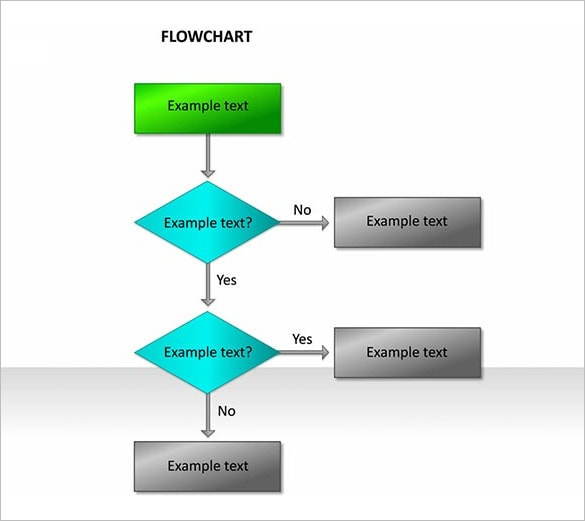
#> input picture test.jpg, 585 x 521 px
$ python shape_detect.py
#> lines starting #> are read from the running program, lines starting #| are printed output that depends on the picture; after the words box and inside, x2 and y2 are one past the last pixel; in counts of white or black regions, pixels touching at a corner belong together
import cv2
import imutils
class ShapeDetector:
	def __init__(self):
		pass

	def detect(self, c):
		shape = "unidentified"
		peri = cv2.arcLength(c, True)
		approx = cv2.approxPolyDP(c, 0.04 * peri, True)
		if len(approx) == 3:
			shape = "triangle"

		elif len(approx) == 4:
			(x, y, w, h) = cv2.boundingRect(approx)
			ar = w / float(h)
			shape = "square" if ar >= 0.95 and ar <= 1.05 else "rectangle"

		# if the shape is a pentagon, it will have 5 vertices


		elif len(approx) == 5:
			shape = "pentagon"

		# otherwise, we assume the shape is a circle

		elif len(approx) >= 9:
			shape = "circle"

		# return the name of the shape
		return shape

image = cv2.imread("test.jpg")
#> image is the input picture: shape (521, 585, 3); mean B, G, R 233.3, 237.8, 226.3
resized = imutils.resize(image, width=300)
ratio = image.shape[0] / float(resized.shape[0])
#> ratio = 1.95

# convert the resized image to grayscale, blur it slightly,
# and threshold it
gray = cv2.cvtColor(resized, cv2.COLOR_BGR2GRAY)
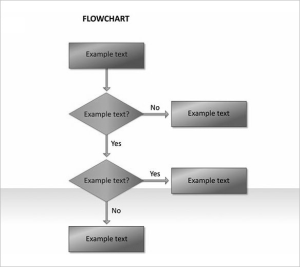
#> gray: shape (267, 300); min 5, max 255, mean 233.8
blurred = cv2.GaussianBlur(gray, (5, 5), 0)
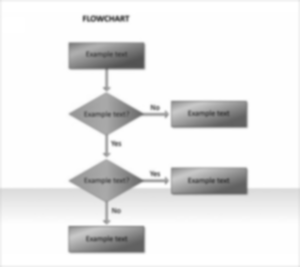
#> blurred: shape (267, 300); min 79, max 255, mean 234
thresh = cv2.threshold(blurred, 200, 255, cv2.THRESH_BINARY_INV)[1]
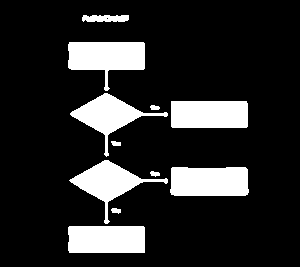
#> thresh: shape (267, 300); 15.8% white; 11 white regions
cv2.imshow("thresh",thresh)
cv2.waitKey(0)
# find contours in the thresholded image and initialize the
# shape detector
cnts = cv2.findContours(thresh.copy(), cv2.RETR_EXTERNAL,
	cv2.CHAIN_APPROX_SIMPLE)
#> cnts = 11 contours; largest, box (x1, y1, x2, y2) and area: (170, 167, 249, 196) 2092, (68, 42, 145, 91) 2089, (171, 101, 248, 128) 1974, (68, 226, 145, 253) 1966, (69, 160, 168, 224) 1736
cnts = imutils.grab_contours(cnts)
sd = ShapeDetector()

# loop over the contours
for c in cnts:
	# compute the center of the contour, then detect the name of the
	# shape using only the contour
	M = cv2.moments(c)
	cX = int((M["m10"] / M["m00"]) * ratio)
	cY = int((M["m01"] / M["m00"]) * ratio)
	shape = sd.detect(c)

	# multiply the contour (x, y)-coordinates by the resize ratio,
	# then draw the contours and the name of the shape on the image
	c = c.astype("float")
	c *= ratio
	c = c.astype("int")
	cv2.drawContours(image, [c], -1, (0, 255, 0), 2)
	cv2.putText(image, shape, (cX, cY), cv2.FONT_HERSHEY_SIMPLEX,
		0.5, (255, 255, 255), 2)

	# show the output image
	cv2.imshow("Image", image)
	cv2.waitKey(0)
#> this loop made 11 passes
#> (cX, cY, shape, peri in detect, approx in detect, x in detect, y in detect, w in detect) on passes 1, 2, 4, 6, 8: (207, 466, 'rectangle', 203.1, [[68, 227], [69, 252], [144, 252], [143, 226]], 68, 226, 77), (225, 410, 'rectangle', 25.07, [[111, 209], [112, 212], [120, 212], [120, 209]], 111, 209, 10), (407, 353, 'rectangle', 207.6, [[171, 168], [174, 195], [248, 192], [245, 167]], 171, 167, 78), (225, 279, 'rectangle', 24.24, [[111, 141], [113, 145], [120, 145], [120, 142]], 111, 141, 10), (407, 222, 'rectangle', 202.2, [[171, 101], [172, 127], [247, 126], [246, 101]], 171, 101, 77)
#> (cX, cY, shape, peri in detect) on passes 3, 5, 7, 9, 10: (301, 338, 'unidentified', 24.49), (210, 354, 'unidentified', 279.5), (301, 209, 'pentagon', 23.07), (210, 223, 'unidentified', 275.3), (207, 109, 'unidentified', 246.6)
#> pass 1, `cv2.imshow("Image", image)`:
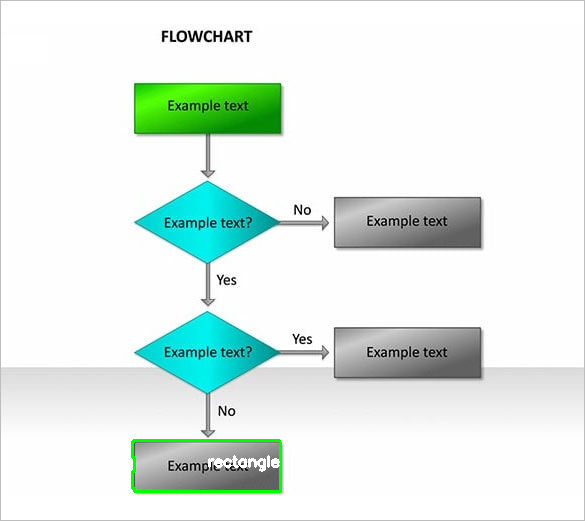
#> window 'Image': shape (521, 585, 3); mean B, G, R 232.9, 238.4, 225.9
#> after the loop:
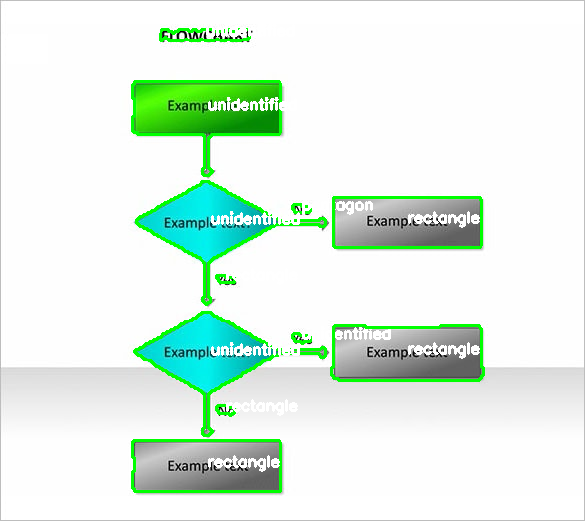
#> image: shape (521, 585, 3); 5.05% of pixels changed, all inside (x1, y1, x2, y2) = (131, 24, 485, 493)
